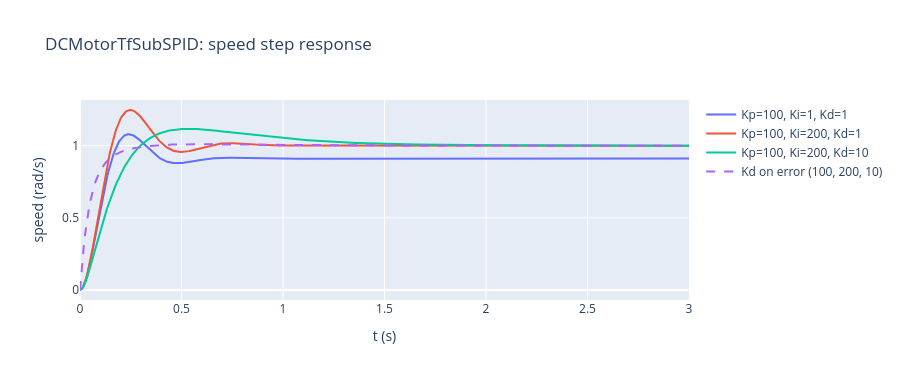

The notebook cell this image was saved under:
### Markdown cell above
輸入 0.6 V，轉速只到 0.6 × 0.0999 ≈ 0.060 rad/s；加上負載後掉了 R·T_L/(RB + KeKt) ≈ 0.30 rad/s，變成 −0.24 rad/s，馬達被負載拖著反轉。

## 3. 加上 PID：DCMotorTfSubSPID.mdl

模型用 Simulink Extras 的 **PID Controller** 方塊（參數 P = Kp、I = Ki、D = Kd，取自 DCMotorDataPID.m），設定值是 t = 0 的單位步階，模擬 3 秒。
Simulink 的步階方塊在 t = 0 時一開始就輸出 1，微分方塊看不到那一下跳動，所以結果相當於「微分只作用在量測值」：

$$U = K_p E + \frac{K_i}{s}E - K_d s\,\Omega \quad\Longrightarrow\quad \frac{\Omega}{R} = \frac{(K_p s + K_i)\,G}{s + (K_d s^2 + K_p s + K_i)\,G}$$

網頁上比較了三組增益：

### Code cell
def closed_loop_dpv(kp, ki, kd):
    """微分作用在量測值的閉迴路"""
    num = np.polymul([kp, ki], num_G)
    den = np.polyadd(np.polymul([1, 0], den_G), np.polymul([kd, kp, ki], num_G))
    return signal.lti(num, den)

def closed_loop_ideal(kp, ki, kd):
    """微分作用在誤差（C = (Kd s² + Kp s + Ki)/s）的閉迴路，作為對照"""
    n = np.polymul([kd, kp, ki], num_G)
    return signal.lti(n, np.polyadd(np.polymul([1, 0], den_G), n))

tt = np.linspace(0, 3, 3001)
fig = go.Figure()
for gains in ((100, 1, 1), (100, 200, 1), (100, 200, 10)):
    _, y = signal.step(closed_loop_dpv(*gains), T=tt)
    m = step_info(tt, y)
    print(f"Kp={gains[0]}, Ki={gains[1]}, Kd={gains[2]}：峰值 {m['peak']:.3f}（{m['tp']:.2f} s），超越 {m['os']:.1f}%，"
          f"2% 安定 {ts_text(m)}，3 s 時 {y[-1]:.3f}")
    fig.add_scatter(**xy(tt[::5], y[::5]), mode="lines", name=f"Kp={gains[0]}, Ki={gains[1]}, Kd={gains[2]}")
_, yi = signal.step(closed_loop_ideal(100, 200, 10), T=tt)
print(f"對照：微分作用在誤差時（100, 200, 10）超越 {step_info(tt, yi)['os']:.1f}%")
fig.add_scatter(**xy(tt[::5], yi[::5]), mode="lines", line=dict(dash="dash"), name="Kd on error (100, 200, 10)")
fig.update_layout(title="DCMotorTfSubSPID: speed step response", xaxis_title="t (s)", yaxis_title="speed (rad/s)", height=380)
fig.show()

### Figure 1 — Plotly figure (JSON) as saved in the notebook; plotly's stock layout.template omitted (floating-point values rounded to 4 significant figures; data arrays with more than 128 entries replaced by an {"elided": "..."} marker saying what was removed)
{"data": [{"mode": "lines", "name": "Kp=100, Ki=1, Kd=1", "type": "scatter", "x": {"elided": "601 float values"}, "y": {"elided": "601 float values"}}, {"mode": "lines", "name": "Kp=100, Ki=200, Kd=1", "type": "scatter", "x": {"elided": "601 float values"}, "y": {"elided": "601 float values"}}, {"mode": "lines", "name": "Kp=100, Ki=200, Kd=10", "type": "scatter", "x": {"elided": "601 float values"}, "y": {"elided": "601 float values"}}, {"line": {"dash": "dash"}, "mode": "lines", "name": "Kd on error (100, 200, 10)", "type": "scatter", "x": {"elided": "601 float values"}, "y": {"elided": "601 float values"}}], "layout": {"height": 380, "title": {"text": "DCMotorTfSubSPID: speed step response"}, "xaxis": {"title": {"text": "t (s)"}}, "yaxis": {"title": {"text": "speed (rad/s)"}}}}
